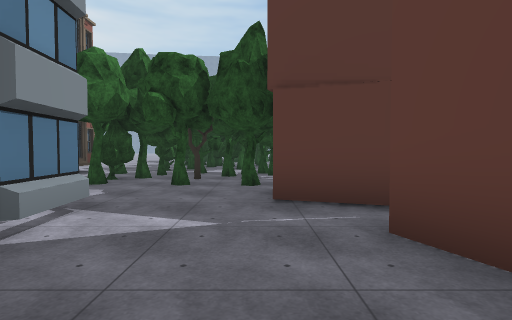
View 1 (above)

13 first-person views from a walk through a Unity game level. The camera is 1.4 m above the floor, tilts 2° down and sees 80° across. The floor is counted in squares, 2 m on a side. Each view is taken from the middle of a square. On the plan, view 1 faces up. The plan holds only what a view shows up to about 10 squares ahead; the rest is blank. The place goes on beyond the plan. Some surface patterns are stand-ins.

View 2
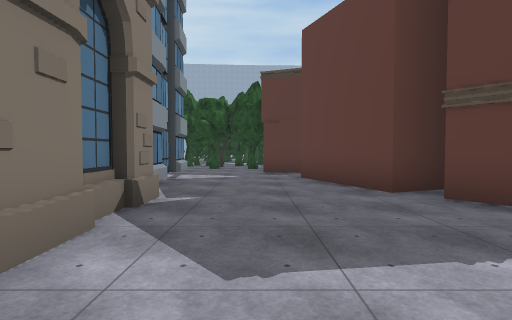

View 3
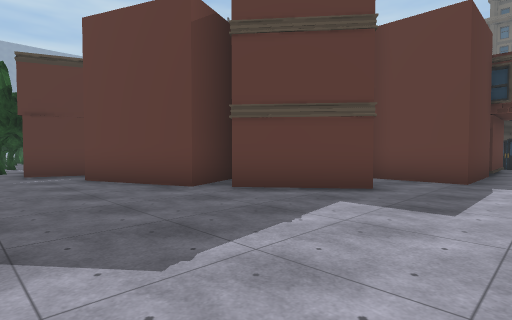

View 4
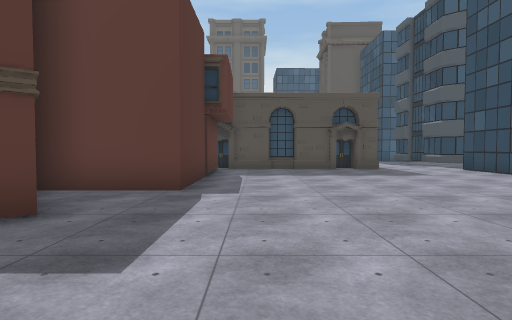

View 5
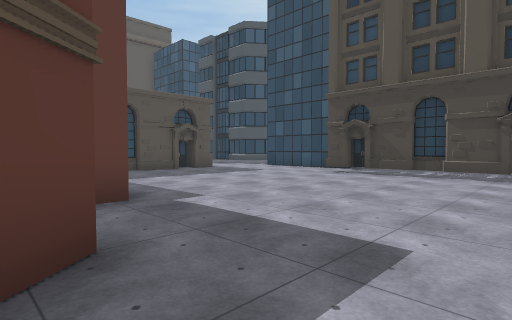

View 6
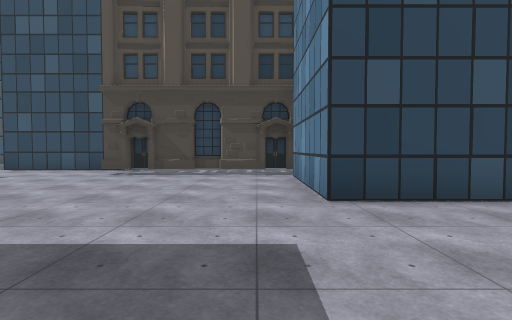

View 7
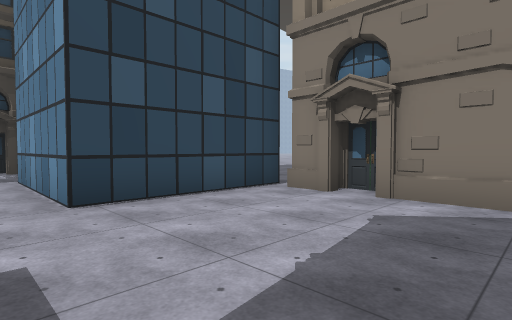

View 8
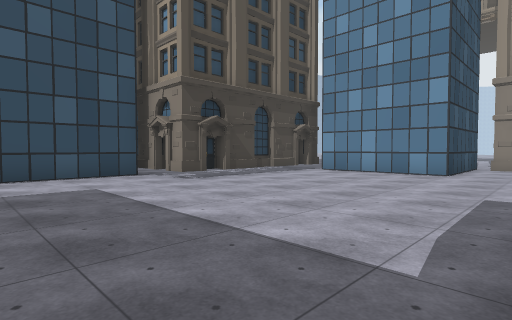

View 9
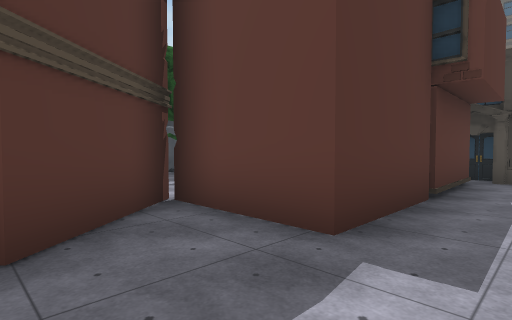

View 10
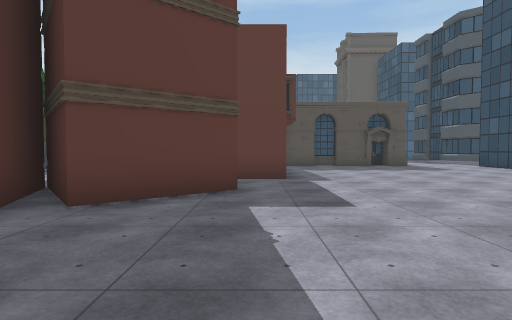

View 11
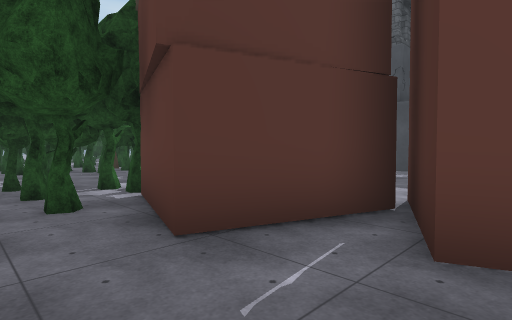

View 12
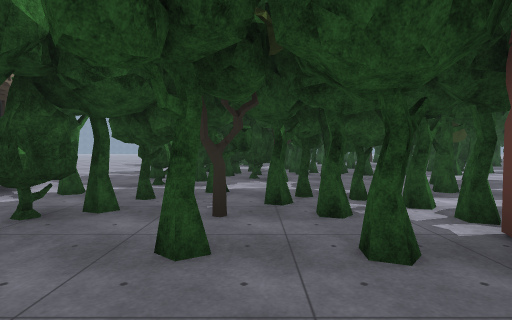

View 13
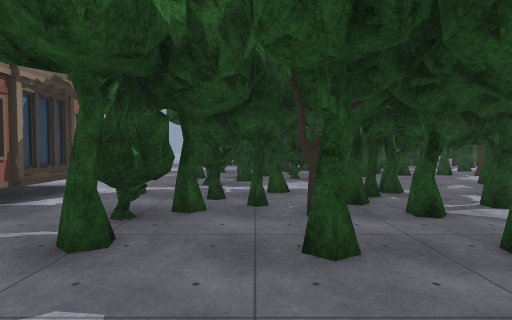

### Floor plan
Key: @ floor where view 1 was taken; # wall or solid block; . floor; T tree; O other object.
Columns run from 6 left of view 1 to 11 right of it. Each row starts with its distance up from view 1.
 15       O
 14 .. .OOOO   TT
 13 ...OOOTTO...T
 12 ....TTOTOTT.
 11 ...TTTT...T.
 10 #..T....TT.
  9 ##T.TTTTT.
  8  #.TTTTT.
  7  ..T.TTT
  6   .T.TT#
  5    ....#
  4     ...####   O#
  3     #...##O  O.O
  2     #...#   O..O
  1     #...#### T
  0     #.@.###  T
 -1     #....## #
 -2     #.....###
 -3     #.......#  ###
 -4     #.............
 -5     #.............
 -6     #####.........
 -7         #.........
 -8         #.........
 -9         #.........
-10         #...##....
-11         ######....
-12              #####

Positions as (right, up) in squares from view 1, and headings:
1: (0, 0), facing up
2: (0, -5), facing up
3: (-1, -5), facing up-right
4: (1, -5), facing right
5: (2, -2), facing down-right
6: (3, -2), facing down
7: (3, -2), facing down-left
8: (11, -4), facing down-left
9: (4, -5), facing up-right
10: (-1, -3), facing right
11: (-1, 2), facing up-right
12: (-1, 4), facing up
13: (-2, 4), facing up
